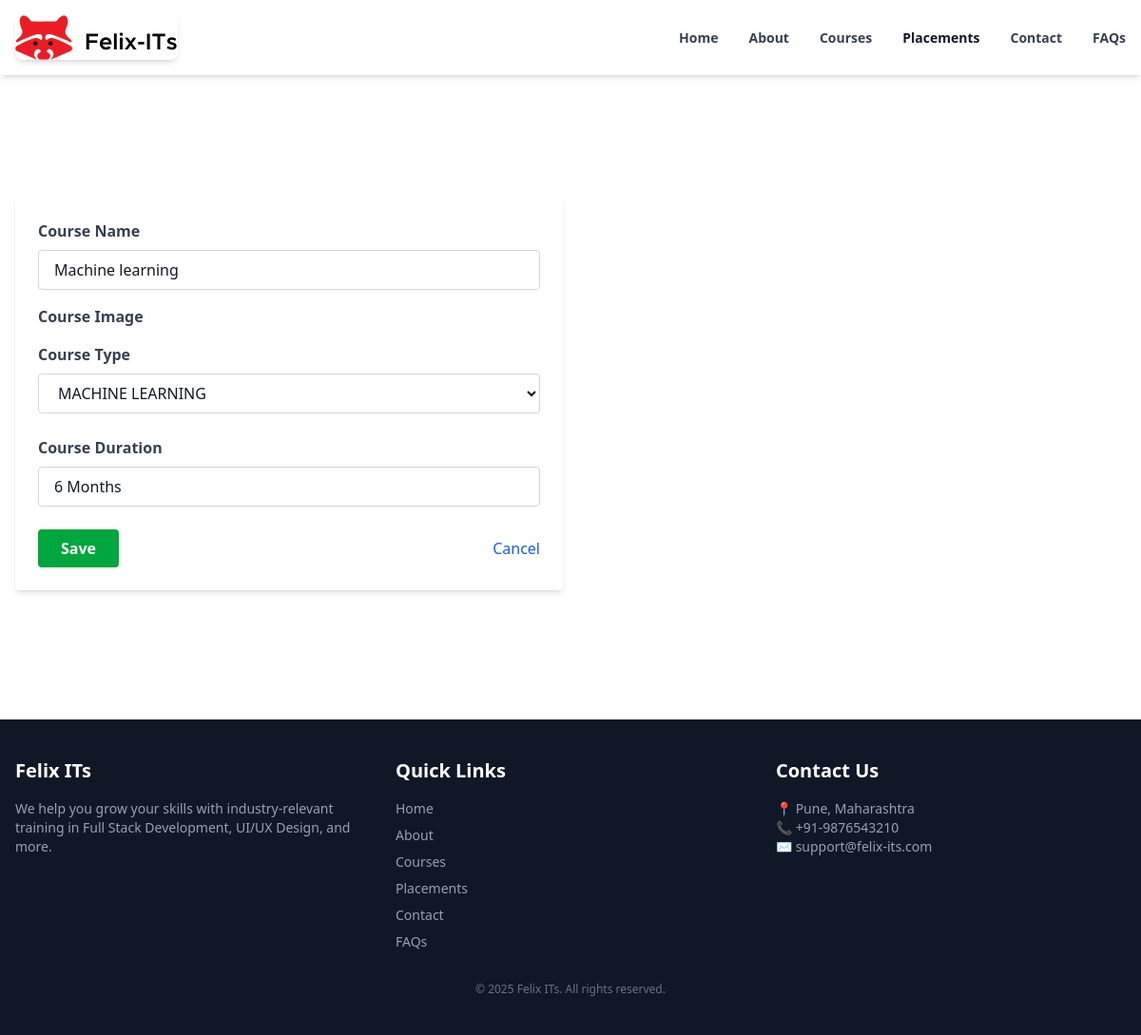
/Felix_ITs/update/12/, run on the app's committed database.
### Felix_ITs/models.py (models this page shows, shortened)
class Felix_class(models.Model):
          FELIX_CLASS_TYPES=[
              ('FSP','FULL STACK PYTHON'),
              ('FSJ','FULL STACK JAVA')  ,
              ('DS','DATA SCIENCE') ,
              ('ML','MACHINE LEARNING'),
              ('UI/UX','UI/UX'),
              ('DA','DATA ANALYST')
          ]
          name =models.CharField(max_length=100)
          img = models.ImageField(upload_to='images/')
          date = models.DateTimeField(default=timezone.now)
          type = models.CharField(max_length=100,choices=FELIX_CLASS_TYPES)
          duration = models.CharField(max_length=100)

### Felix_ITs/views.py (the view)
# urls.py: path('update/<int:pk>/', views.update_course, name='update_course'),
def update_course(request, pk):
    course = get_object_or_404(Felix_class, pk=pk)
    if request.method == 'POST':
        form = FelixForm(request.POST, request.FILES, instance=course)
        if form.is_valid():
            form.save()
            return redirect('all_felix')
    else:
        form = FelixForm(instance=course)
    return render(request, 'Felix_ITs/felix_form.html', {'form': form})

### Felix_ITs/forms.py
class FelixForm(forms.ModelForm):
          class Meta:
                  model =Felix_class
                  fields =['name','img','type','duration']
          def __init__(self, *args, **kwargs):
                  super(FelixForm,self).__init__(*args,**kwargs)
                  self.fields['name'].widget.attrs.update({
                          'class':'w-full px-4 py-2 border border-gray-300 rounded focus:outline-none focus:ring-2 focus:ring-blue-500'
                  })
                  self.fields['img'].widget.attrs.update({
                          'class':'w-full px-4 py-2 border border-gray-300 rounded bg-white'
                  })
                  self.fields['type'].widget.attrs.update({
                          'class':'w-full px-4 py-2 border border-gray-300 rounded'
                  })
                  self.fields['duration'].widget.attrs.update({
                          'class':'w-full px-4 py-2 border border-gray-300 rounded'
                  })

### Felix_ITs/templates/Felix_ITs/felix_form.html (shortened to what this page needs)
{% extends "layout.html" %}
{% block content %}
<div class="bg-[#03033d] min-h-screen py-10">
  <h2 class="text-2xl font-semibold mb-6 text-white">Add / Edit Course</h2>
  <form method="post" enctype="multipart/form-data" class="bg-white p-6 shadow-md rounded max-w-xl">
    <div class="mb-4">
      <label class="block text-gray-700 font-semibold mb-2">Course Name</label>
      {{ form.name }}
    </div>
    <div class="mb-4">
      <label class="block text-gray-700 font-semibold mb-2">Course Image</label>
    </div>
    <div class="mb-6">
      <label class="block text-gray-700 font-semibold mb-2">Course Type</label>
      {{ form.type }}
    </div>
    <div class="mb-6">
      <label class="block text-gray-700 font-semibold mb-2">Course Duration</label>
      {{ form.duration }}
    </div>
    <div class="flex items-center justify-between">
      <button type="submit" class="bg-green-600 hover:bg-green-700 text-white font-semibold px-6 py-2 rounded">
        Save
      </button>
      <a href="{% url 'all_felix' %}" class="text-blue-600 font-medium hover:underline">Cancel</a>
    </div>
  </form>
</div>
{% endblock %}

### data on the page
Felix_class: name "Machine learning", type "MACHINE LEARNING", duration "6 Months"
